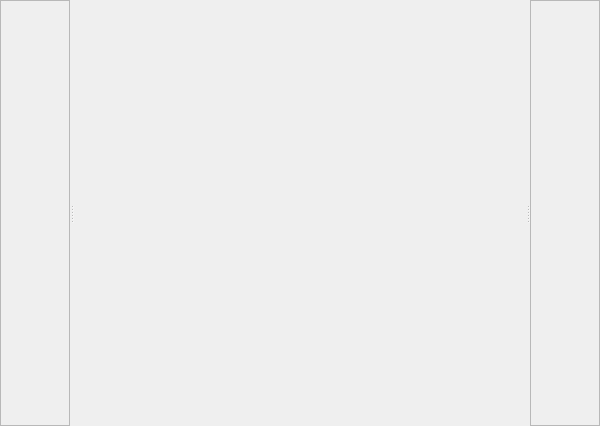
<?xml version="1.0" encoding="UTF-8"?>
<ui version="4.0">
 <class>Develop</class>
 <widget class="QWidget" name="Develop">
  <property name="geometry">
   <rect>
    <x>0</x>
    <y>0</y>
    <width>600</width>
    <height>426</height>
   </rect>
  </property>
  <property name="windowTitle">
   <string>Form</string>
  </property>
  <layout class="QHBoxLayout" name="horizontalLayout">
   <property name="leftMargin">
    <number>0</number>
   </property>
   <property name="topMargin">
    <number>0</number>
   </property>
   <property name="rightMargin">
    <number>0</number>
   </property>
   <property name="bottomMargin">
    <number>0</number>
   </property>
   <item>
    <widget class="QSplitter" name="splitterDevelop">
     <property name="sizePolicy">
      <sizepolicy hsizetype="Expanding" vsizetype="Expanding">
       <horstretch>0</horstretch>
       <verstretch>0</verstretch>
      </sizepolicy>
     </property>
     <property name="orientation">
      <enum>Qt::Horizontal</enum>
     </property>
     <widget class="QScrollArea" name="scrollArea">
      <property name="widgetResizable">
       <bool>true</bool>
      </property>
      <widget class="ModulePanel" name="HistoryPanel">
       <property name="geometry">
        <rect>
         <x>0</x>
         <y>0</y>
         <width>76</width>
         <height>424</height>
        </rect>
       </property>
      </widget>
     </widget>
     <widget class="LoupeView" name="developView" native="true"/>
     <widget class="QScrollArea" name="scrollArea_2">
      <property name="widgetResizable">
       <bool>true</bool>
      </property>
      <widget class="ModulePanel" name="DevelopPanel">
       <property name="geometry">
        <rect>
         <x>0</x>
         <y>0</y>
         <width>76</width>
         <height>424</height>
        </rect>
       </property>
      </widget>
     </widget>
    </widget>
   </item>
  </layout>
 </widget>
 <customwidgets>
  <customwidget>
   <class>ModulePanel</class>
   <extends>QWidget</extends>
   <header>widgets/modulepanel.h</header>
   <container>1</container>
  </customwidget>
  <customwidget>
   <class>LoupeView</class>
   <extends>QWidget</extends>
   <header>widgets/loupeview.h</header>
   <container>1</container>
  </customwidget>
 </customwidgets>
 <resources/>
 <connections/>
</ui>
